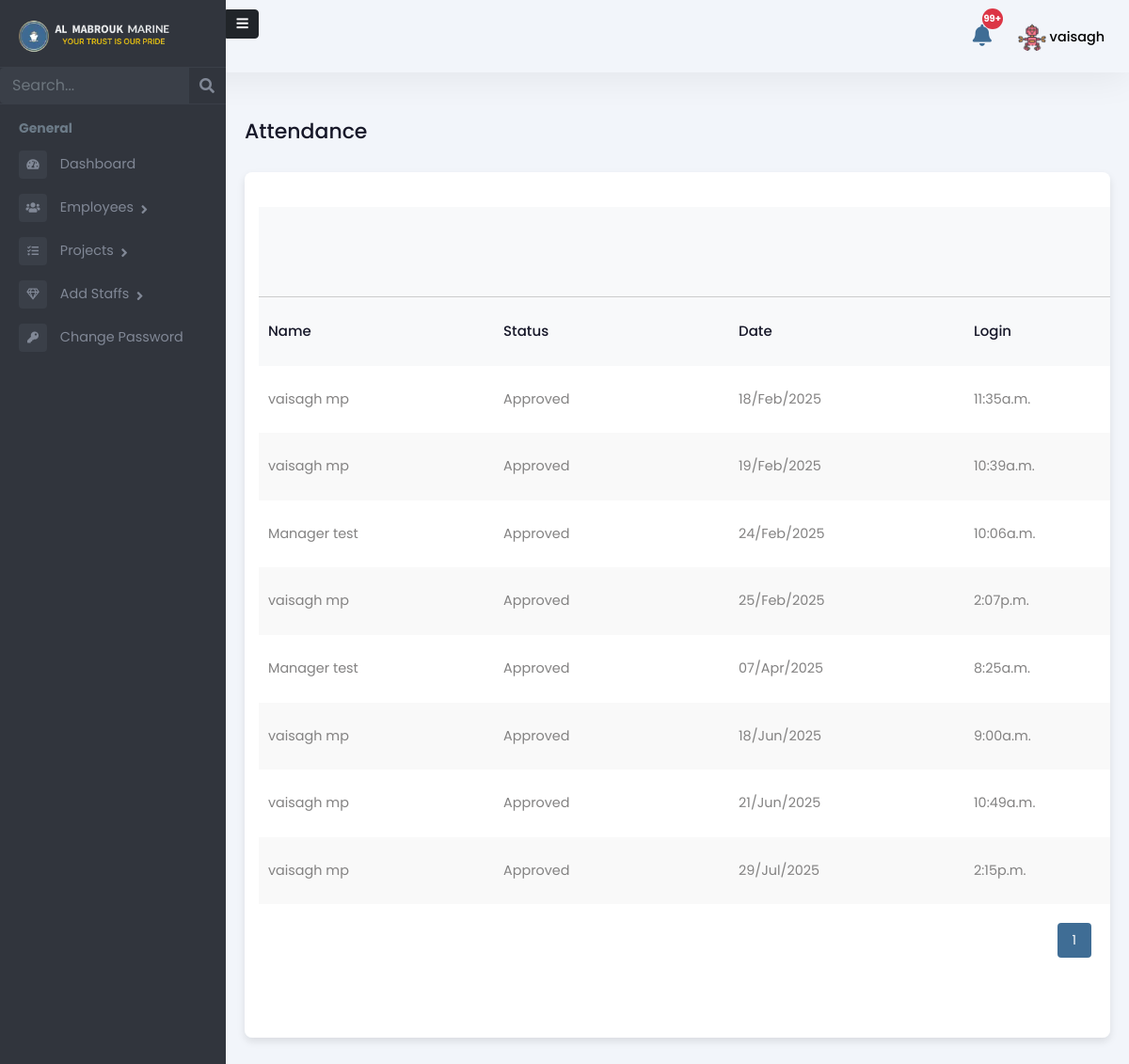
The app's page /admin-panel/manager/attendance/ (signed in), older data.
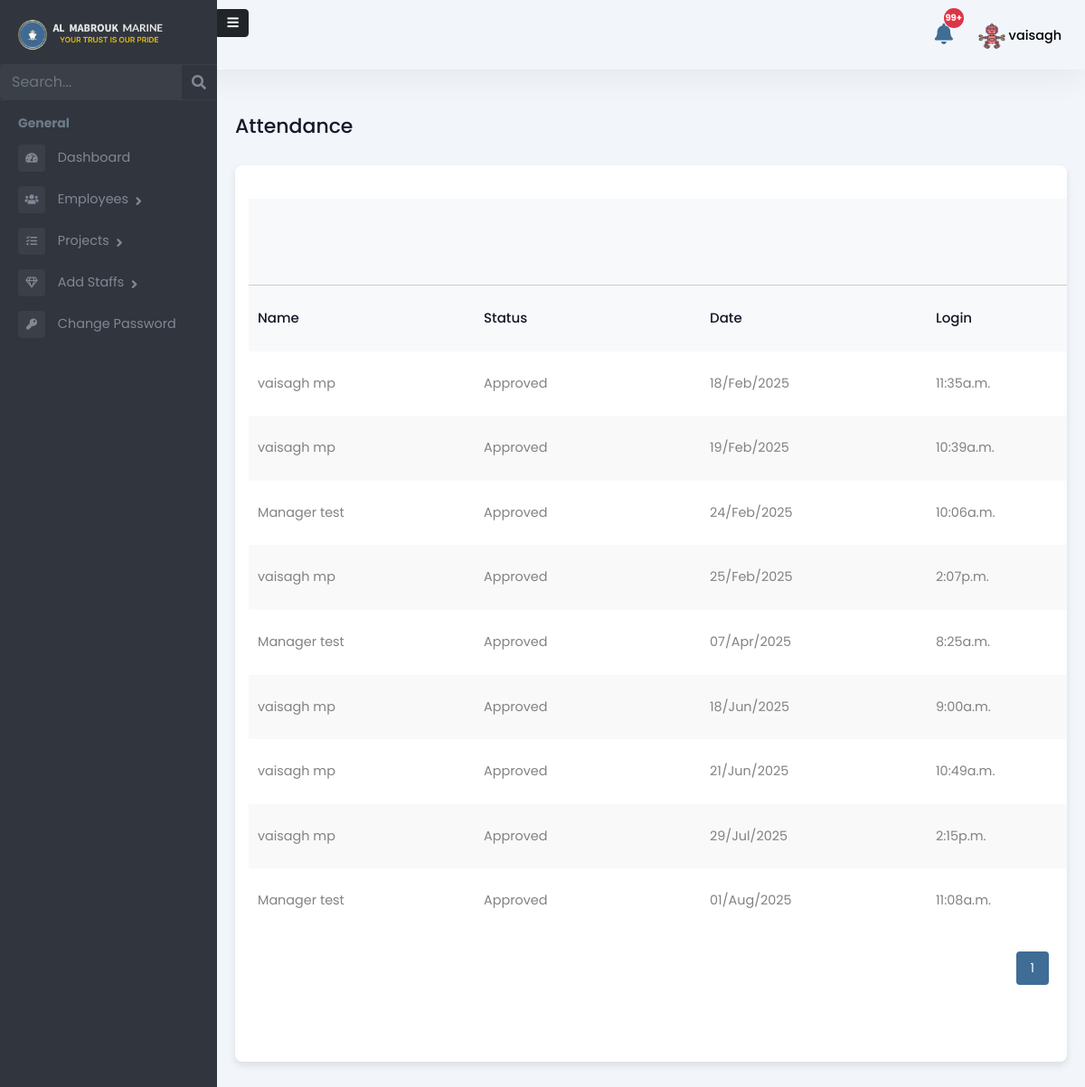
The same page, newer data.
### Admin/models.py (models this page shows, shortened)
class Attendance(models.Model):
    LOCATION_CHOICES = [
        ('DMC', 'DMC Warehouse'),
        ('DMC_PRT', 'DMC Port'),
        ('FUJ', 'FUJ'),
        ('KFK', 'KFK'),
        ('ABU', 'Abu Dhabi'),
        ('BDO', 'Bur Dubai Office'),
        ('SHJ_KP', 'Sharjah Khalid Port'),
        ('SHJ_HP', 'Sharjah Hamriya Port'),
        ('AJM_PRT', 'Ajman Port'),
        ('ABU_KP', 'Abu Dhabi Khalifa Port'),
        ('ABU_MP', 'Abu Dhabi Mussafah Port'),
        ('RAK_JZP', 'RAK Al Jazeera Port'),
        ('RAK_MCP', 'RAK Maritime City'),
        ('RAK_SRP', 'RAK Steven Rock Port'),
        ('DXB_DMC', 'Dubai Maritime City Port'),
        ('DXB_PR', 'Port Rashid'),
        ('DXB_HP', 'Dubai Hamriya Port'),
        ('DXB_MHJ', 'Dubai Marina Harbor Jumeirah'),
        ('DXB_AJD', 'Al Jadaf Port Dubai'),
        ('OVERSEAS', 'Overseas'),
    ]
    STATUS_CHOICES = [
        ('PENDING', 'Pending'),
        ('APPROVED', 'Approved'),
        ('REJECTED', 'Rejected'),
    ]
    ATTENDANCE_STATUS = [
        ('PRESENT', 'Present'),
        ('WORK FROM HOME', 'Work from Home'),
    ]
    employee = models.ForeignKey(
        Employee, related_name='attendance_set', on_delete=models.CASCADE
    )
    project = models.ForeignKey(
        'Project', on_delete=models.SET_NULL, null=True, blank=True, related_name='attendance_set'
    )  # New field added
    login_time = models.DateTimeField(null=True, blank=True)
    log_out_time = models.DateTimeField(null=True, blank=True)
    total_hours_of_work = models.DecimalField(max_digits=10, decimal_places=2, null=True, blank=True)
    location = models.CharField(max_length=20, choices=LOCATION_CHOICES, null=True, blank=True)
    vessel = models.ForeignKey(
    Vessel, on_delete=models.SET_NULL, null=True, blank=True, related_name='attendance_records')
    attendance_status = models.CharField(max_length=20, choices=ATTENDANCE_STATUS, null=True, blank=True)
    status = models.CharField(max_length=10, choices=STATUS_CHOICES, default='PENDING')
    rejection_reason = models.TextField(null=True, blank=True)
    rejected_by = models.ForeignKey(User, on_delete=models.SET_NULL, null=True, blank=True, related_name='rejected_attendance')
    travel_in_time = models.DateTimeField(null=True, blank=True)
    travel_out_time = models.DateTimeField(null=True, blank=True)
    total_travel_time = models.DecimalField(max_digits=10, decimal_places=2, null=True, blank=True)

class Employee(models.Model):
    user = models.OneToOneField(User, on_delete=models.CASCADE, related_name='employee_profile')
    is_employee = models.BooleanField(default=False)
    is_manager = models.BooleanField(default=False)
    is_administration = models.BooleanField(default=False)
    is_hr = models.BooleanField(default=False)
    rank = models.CharField(max_length=255, blank=True, null=True)
    salary = models.DecimalField(max_digits=10, decimal_places=2, blank=True, null=True)
    work_days = models.DecimalField(max_digits=10, decimal_places=2, default=0, blank=True)
    holidays = models.IntegerField(null=True, blank=True)
    overseas_days = models.IntegerField(default=0)
    date_of_birth = models.DateField(null=True, blank=True)
    phone_number = models.CharField(max_length=15, blank=True, null=True)
    date_of_join = models.DateField(null=True, blank=True)
    address = models.TextField(blank=True, null=True)
    profile_picture = models.ImageField(upload_to="profile_pictures/", null=True, blank=True)

### Admin/views.py (the view)
# urls.py: path('manager/attendance/', manager_attendance_list_view, name='manager_attendance_list_view'),
@login_required
def manager_attendance_list_view(request):
    search_query = request.GET.get('search', '')
    attendance_records = Attendance.objects.select_related('employee').filter(employee__is_manager=True)
    if search_query:
        attendance_records = attendance_records.filter(
            employee__user__username__icontains=search_query
        ).order_by('-login_time')
    paginator = Paginator(attendance_records, 10)
    page_number = request.GET.get('page')
    page_obj = paginator.get_page(page_number)
    context = {
        'role': 'Admin',
        'attendance_records': page_obj,
        'search_query': search_query,
    }
    return render(request, 'Admin/manager_attendance_list.html', context)

### Admin/templatetags/custom_filters.py (called while the page is built)
@register.filter
def format_work_duration(decimal_hours):
    if decimal_hours is None:
        return "00:00"
    try:
        total_seconds = int(float(decimal_hours) * 3600)
        if total_seconds < 3600:
            minutes = total_seconds // 60
            seconds = total_seconds % 60
            return f"{minutes:02d}:{seconds:02d} min"
        else:
            hours = total_seconds // 3600
            minutes = (total_seconds % 3600) // 60
            return f"{hours:02d}:{minutes:02d} hrs"
    except (ValueError, TypeError):
        return "00:00"

### templates/Admin/manager_attendance_list.html (shortened to what this page needs)
{% extends 'Admin/adminbase.html' %}
{% load custom_filters %}
{% load static %}
{% block content %}
<div class="emply-list-wraper">
    <div class="pg-title">
        <h1>Attendance</h1>
    </div>
    <div class="widget-box table-wdgt">
        <table id="employeeTable">
            <thead>
                <tr style="border-bottom: 1px solid #ccc">
                    <th></th>
                    <th></th>
                    <th></th>
                    <th></th>
                </tr>
            </thead>
            <thead>
                <tr>
                    <th>Name</th>
                    <th>Status</th>
                    <th>Date</th>
                    <th>Login</th>
                </tr>
            </thead>
            <tbody>
                {% for record in attendance_records %}
                <tr>
                    <td><a href="{% url 'attendance_detail' record.pk %}">{{ record.employee.user.get_full_name }}</a>
                    </td>
                    <td>{{ record.get_status_display }}</td>
                    <td>{{ record.login_time.date|date:"d/M/Y" }}</td>
                    <td>{{ record.login_time|time:"g:ia" }}</td>
                </tr>
                {% endfor %}
            </tbody>
        </table>
        <div class="pagination" id="pagination">
            {% for num in attendance_records.paginator.page_range %}
                <a href="?page={{ num }}">
                    <button class="{% if num == attendance_records.number %}active{% endif %}">{{ num }}</button>
                </a>
            {% endfor %}
        </div>
    </div>
</div>
{% endblock %}

Row changes from the older to the newer data that the page shows:
added Attendance: employee.user.get_full_name "Manager test", status "Approved", login_time "01/Aug/2025", login_time "11:08a.m."
